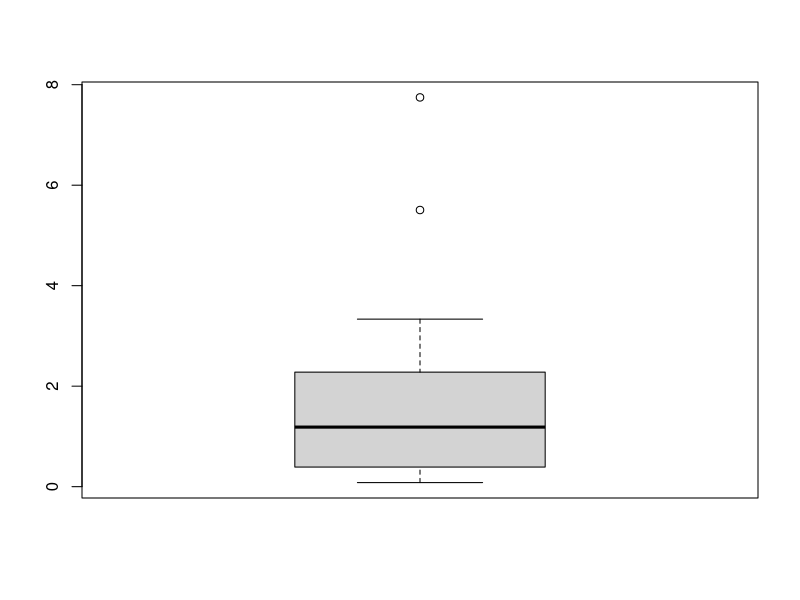
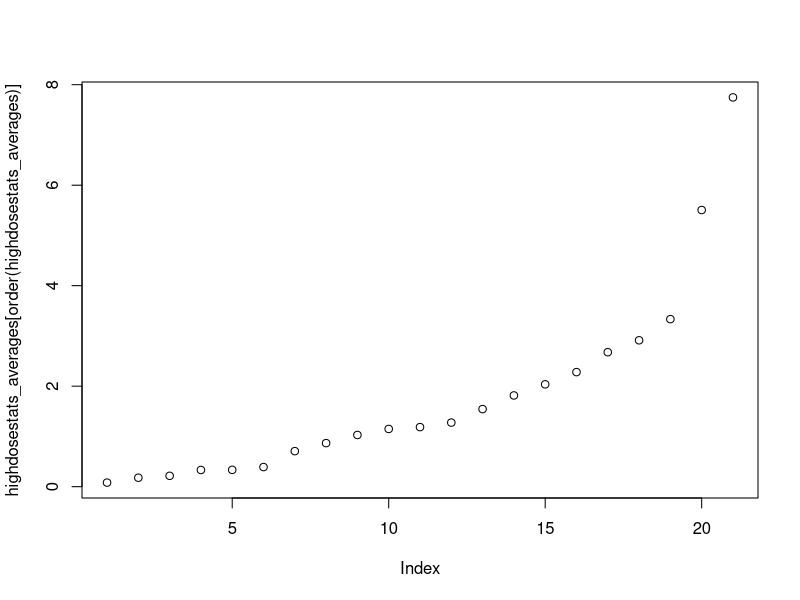
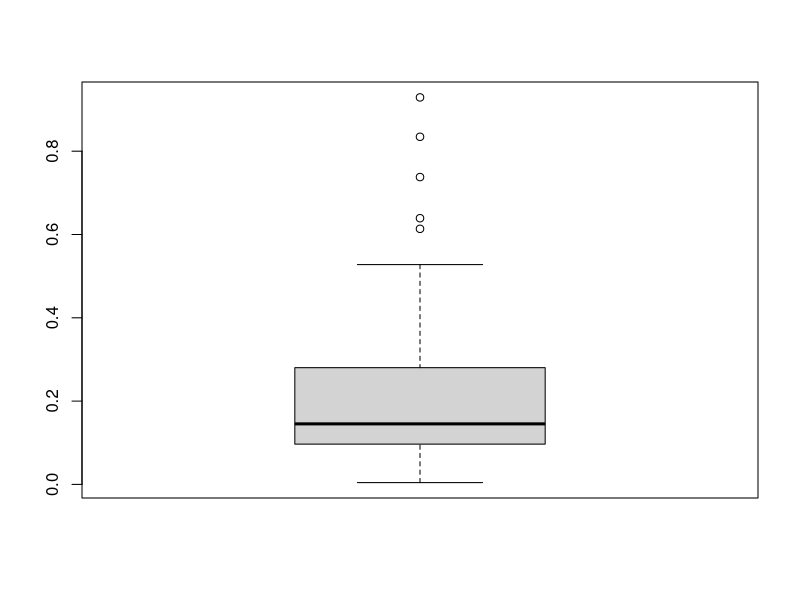
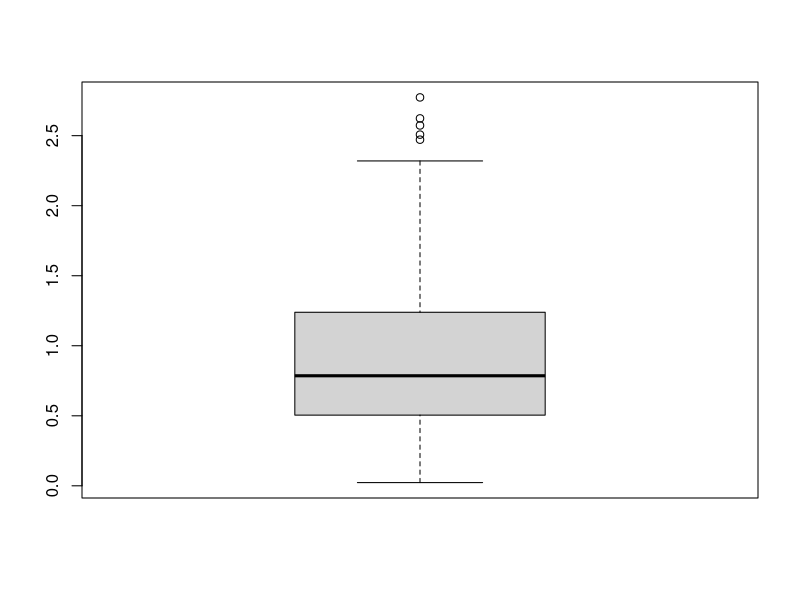
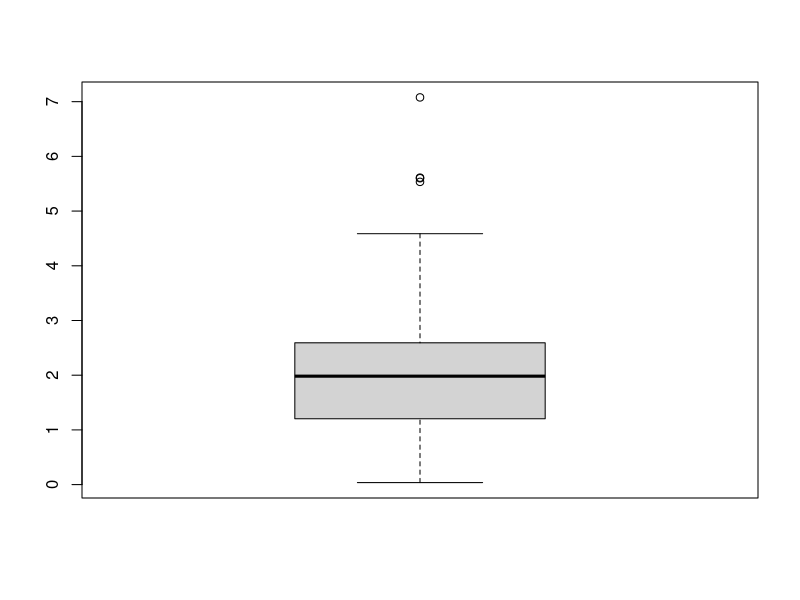
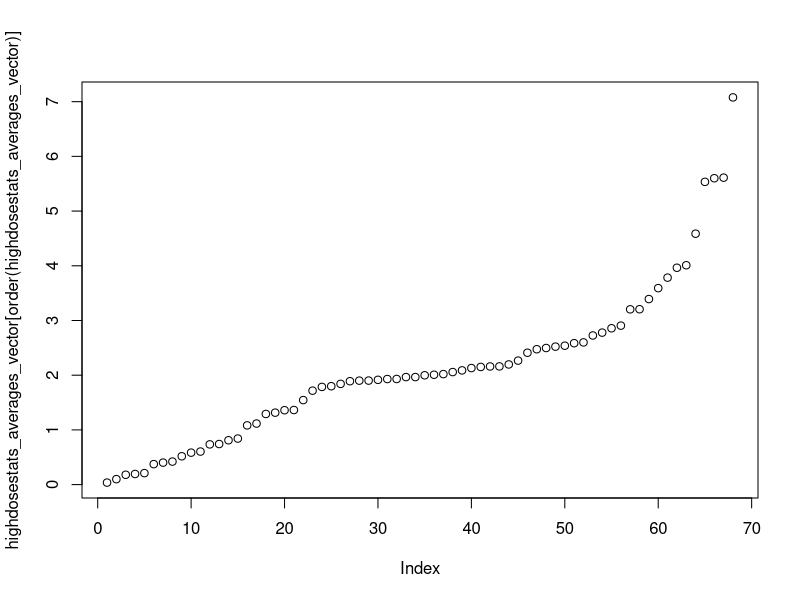
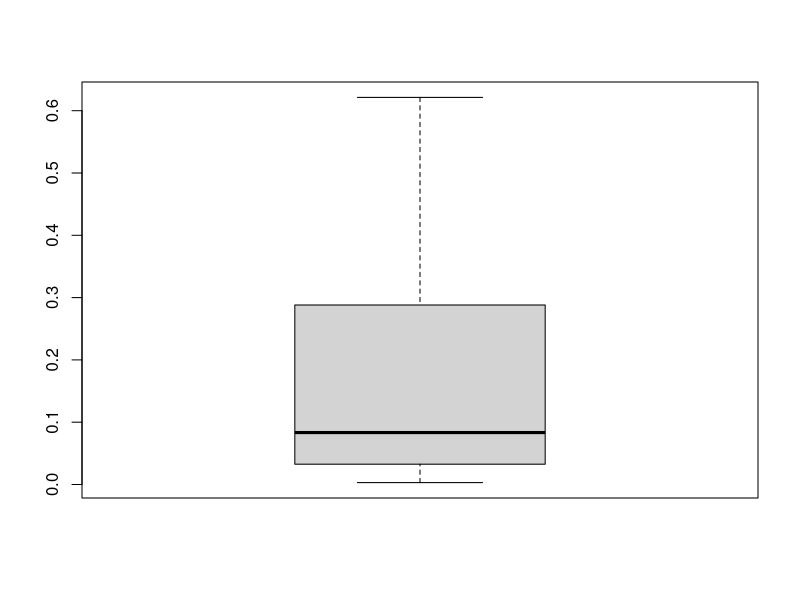
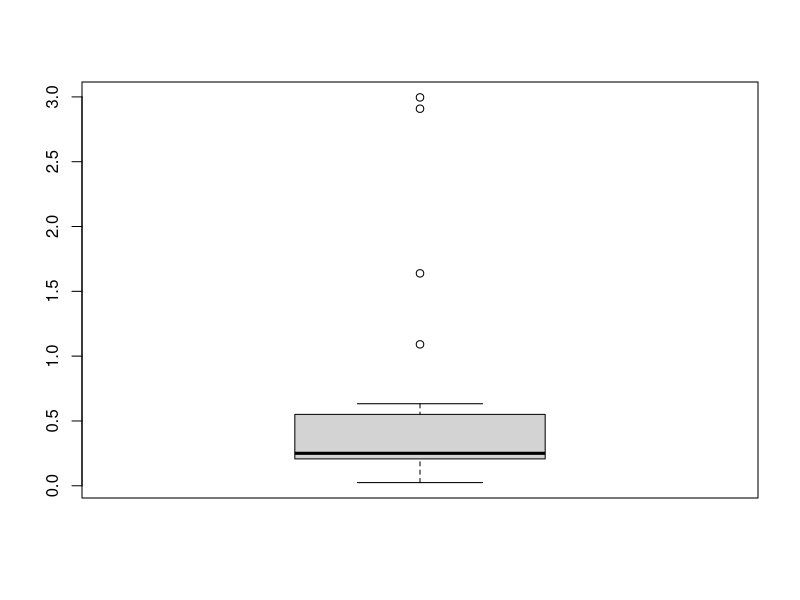

Generate these figures, in order, with R:
lowdosestats_averages = c()
middosestats_averages = c()
highdosestats_averages = c(2.0367871666666666, 1.1488374333333333, 1.2754909533333334, 1.0288974, 0.86712553, 1.5442833, 1.18520177, 2.2798031, 1.8154843333333333, 2.9130713333333333, 7.747076333333333, 3.334103666666666, 2.6761605, 5.505960333333333, 0.33233783333333333, 0.3901039, 0.2159483166666667, 0.7069104666666667, 0.33481224333333337, 0.17823951333333332, 0.08112432666666668)
summary(highdosestats_averages)
boxplot(highdosestats_averages)
boxplot.stats(highdosestats_averages)$stats
plot(highdosestats_averages[order(highdosestats_averages)])

lowdosestats_averages_vector = c(0.13386, 0.1018, 0.14632333333333333, 0.13142333333333336, 0.22527833333333333, 0.15144166666666667, 0.1991683333333333, 0.12022, 0.13628333333333334, 0.10975333333333336, 0.09926833333333333, 0.026808333333333333, 0.38855500000000004, 0.30151, 0.09613833333333333, 0.14853666666666668, 0.083845, 0.15277166666666664, 0.09350166666666666, 0.13974666666666666, 0.09989999999999999, 0.14224166666666668, 0.12274833333333335, 0.09732333333333332, 0.28479000000000004, 0.14998833333333336, 0.13911833333333332, 0.18780833333333333, 0.138875, 0.11987500000000001, 0.12368666666666667, 0.436455, 0.059629999999999996, 0.03201333333333333, 0.2443333333333333, 0.25644666666666666, 0.19724666666666668, 0.2842033333333333, 0.34474333333333335, 0.06064, 0.17161, 0.2656, 0.16268333333333332, 0.44164999999999993, 0.04401333333333333, 0.050243333333333334, 0.037086666666666664, 0.38958999999999994, 0.8346066666666667, 0.7379166666666667, 0.92917, 0.21657333333333337, 0.32069, 0.05073666666666667, 0.09416666666666668, 0.19952666666666666, 0.50686, 0.2764333333333333, 0.6136633333333333, 0.6391300000000001, 0.3223533333333333, 0.14442666666666668, 0.016093333333333334, 0.00438, 0.019486666666666666, 0.016603333333333335, 0.018856666666666667, 0.5277733333333333)
middosestats_averages_vector = c(0.6826183333333334, 0.8697716666666667, 0.837535, 0.8010450000000001, 1.1012149999999998, 0.6811400000000001, 0.7294083333333333, 0.7682349999999999, 0.53728, 0.8825716666666668, 0.8385733333333333, 0.216525, 2.3194116666666664, 0.28627833333333336, 0.6126666666666667, 0.9167766666666667, 0.6265366666666666, 0.8389783333333334, 0.4721316666666668, 1.2683983333333333, 0.763958, 0.6659333333333333, 0.7900283333333334, 0.27281, 1.8013933333333332, 1.2531716666666668, 0.68756, 0.8835583333333336, 0.655535, 0.6948683333333334, 0.768885, 0.78125, 0.15498666666666666, 0.10265, 0.13253666666666666, 1.0070499999999998, 1.3059033333333334, 1.3642766666666664, 2.0419433333333337, 0.031113333333333337, 0.56562, 2.6232260000000003, 0.8547733333333335, 0.9480066666666668, 0.2919933333333334, 0.17420666666666665, 0.2835166666666667, 2.0874800000000002, 2.57281, 2.7730566666666667, 2.471293333333333, 1.8040033333333332, 1.2238566666666666, 0.2270466666666667, 0.32907000000000003, 0.83629, 1.2796933333333333, 0.9807566666666666, 2.50733, 2.1097233333333336, 1.2250066666666668, 0.6751633333333333, 0.54184, 0.023013333333333334, 0.17329000000000003, 0.18503666666666665, 0.14962, 2.090476666666667)
highdosestats_averages_vector = c(2.4105183333333335, 2.5221899999999997, 3.204145, 1.7858366666666665, 2.497113333333333, 1.9154499999999999, 2.2665816666666667, 2.019863333333334, 1.717183333333333, 1.90058, 1.9654866666666664, 1.082695, 5.611025000000001, 0.37429666666666667, 1.3154283333333334, 2.088205, 2.0082849999999994, 1.9985, 2.1509433333333328, 1.3634783333333333, 1.8902166666666667, 1.798775, 2.1967316666666665, 0.19434666666666667, 1.9300733333333333, 1.96554, 1.5447316666666666, 1.9015466666666667, 1.3599683333333334, 1.8414983333333332, 2.1302100000000004, 2.16091, 0.40224, 0.20993666666666666, 0.18006, 2.0572399999999997, 2.8576166666666665, 3.964116666666667, 3.783556666666667, 0.036845, 1.9309399999999999, 4.01007, 2.5996066666666664, 0.7417933333333333, 0.8419466666666665, 0.42099666666666663, 0.7355133333333334, 7.077916666666667, 5.53422, 4.58668, 3.3916633333333337, 2.9060799999999998, 2.5393000000000003, 1.2915466666666668, 0.8108433333333332, 3.205933333333333, 2.474616666666667, 2.7783633333333335, 3.591646666666667, 2.1595366666666664, 2.72618, 2.58492, 1.1159433333333333, 0.09986666666666666, 0.5180866666666667, 0.5842833333333334, 0.6041766666666666, 5.600490000000001)
summary(lowdosestats_averages_vector)
summary(middosestats_averages_vector)
summary(highdosestats_averages_vector)
boxplot(lowdosestats_averages_vector)
boxplot(middosestats_averages_vector)
boxplot(highdosestats_averages_vector)
boxplot.stats(highdosestats_averages_vector)$stats
plot(highdosestats_averages_vector[order(highdosestats_averages_vector)])

#both seem linear until 4, then higher values.

# Trying with Medians Now
lowdose_medians_tg = c(0.003075533, 0.03257428, 0.081, 0.068847935, 0.03026593, 0.1034675, 0.0368221, 0.06190365, 0.02581979, 0.124584, 0.6213191, 0.2567377, 0.3191931, 0.2161231, 0.4499772, 0.2904873, 0.0034901050000000003, 0.2881442, 0.47251944999999995, 0.08333361, 0.012957484500000001)
middose_medians_tg = c(0.5107814, 0.2409603, 0.6327748, 0.4371227, 0.1707618, 0.3637295, 0.2503069, 0.08029448, 0.20835755, 1.090892, 1.638679, 2.995993, 2.90886, 0.5508192, 0.06959362, 0.2073134, 0.024466315, 0.2497955, 0.4008127, 0.2435437, 0.09686715)
higdose_medians_tg = c(1.439661, 1.194788, 1.610182, 1.02102, 0.1831229, 1.645691, 1.597524, 1.034663, 2.392086, 3.468092, 1.882847, 3.128663, 3.634292, 2.014283, 0.2483875, 0.3058072, 0.1503816, 0.976489, 0.04047742, 0.2309242, 0.08056907)
summary(lowdose_medians_tg)
summary(middose_medians_tg)
summary(higdose_medians_tg)
boxplot(lowdose_medians_tg)
boxplot(middose_medians_tg)
boxplot(higdose_medians_tg)
boxplot.stats(higdose_medians_tg)$stats
plot(higdose_medians_tg[order(higdose_medians_tg)])
